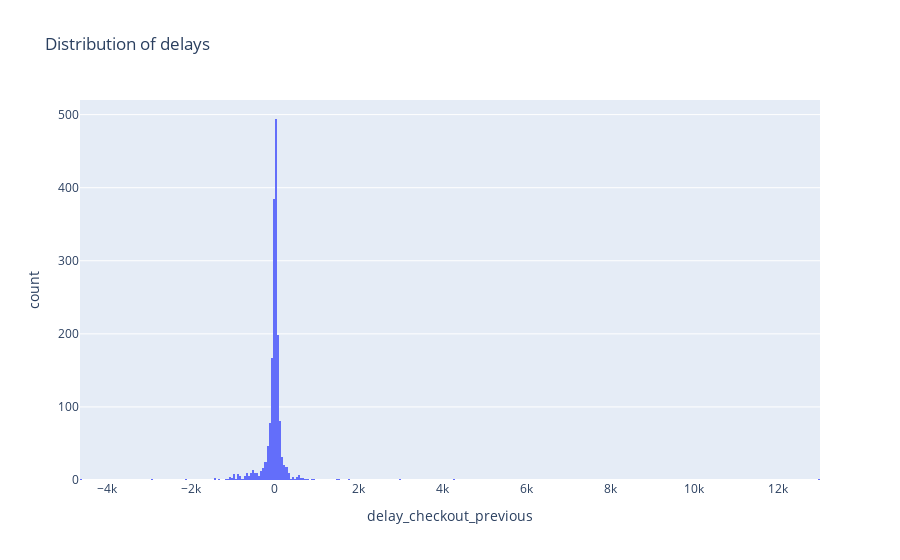

Notebook code cell kept with this figure:
### Code cell
px.histogram(df_merge, x='delay_checkout_previous', title='Distribution of delays')

### Figure 1 — Plotly figure (JSON) as saved in the notebook; plotly's stock layout.template omitted (floating-point values rounded to 4 significant figures; data arrays with more than 128 entries replaced by an {"elided": "..."} marker saying what was removed)
{"data": [{"alignmentgroup": "True", "bingroup": "x", "hovertemplate": "delay_checkout_previous=%{x}<br>count=%{y}<extra></extra>", "legendgroup": "", "marker": {"color": "#636efa", "pattern": {"shape": ""}}, "name": "", "offsetgroup": "", "orientation": "v", "showlegend": false, "type": "histogram", "x": {"elided": "1729 int values"}, "xaxis": "x", "yaxis": "y"}], "layout": {"barmode": "relative", "legend": {"tracegroupgap": 0}, "title": {"text": "Distribution of delays"}, "xaxis": {"anchor": "y", "domain": [0, 1], "title": {"text": "delay_checkout_previous"}}, "yaxis": {"anchor": "x", "domain": [0, 1], "title": {"text": "count"}}}}
